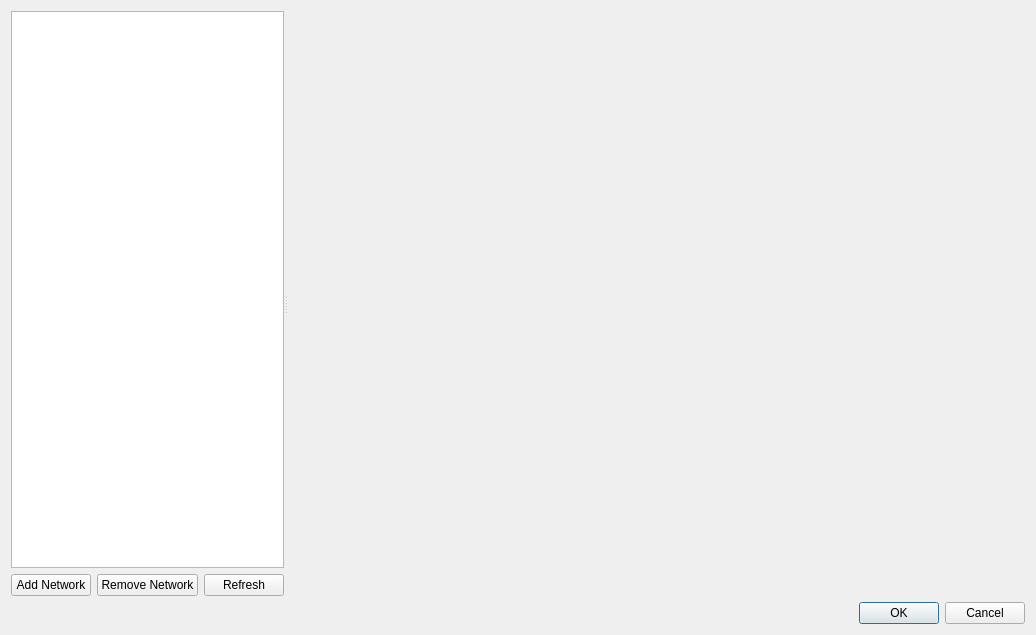
<?xml version="1.0" encoding="UTF-8"?>
<ui version="4.0">
 <class>SetupDialog</class>
 <widget class="QDialog" name="SetupDialog">
  <property name="geometry">
   <rect>
    <x>0</x>
    <y>0</y>
    <width>1036</width>
    <height>635</height>
   </rect>
  </property>
  <property name="windowTitle">
   <string>Measurement Setup</string>
  </property>
  <layout class="QVBoxLayout" name="verticalLayout">
   <item>
    <widget class="QWidget" name="widget" native="true">
     <layout class="QVBoxLayout" name="verticalLayout_5">
      <property name="leftMargin">
       <number>0</number>
      </property>
      <property name="topMargin">
       <number>0</number>
      </property>
      <property name="rightMargin">
       <number>0</number>
      </property>
      <property name="bottomMargin">
       <number>0</number>
      </property>
      <item>
       <widget class="QSplitter" name="splitter">
        <property name="orientation">
         <enum>Qt::Horizontal</enum>
        </property>
        <widget class="QWidget" name="widget_4" native="true">
         <layout class="QVBoxLayout" name="verticalLayout_2">
          <property name="leftMargin">
           <number>0</number>
          </property>
          <property name="topMargin">
           <number>0</number>
          </property>
          <property name="rightMargin">
           <number>0</number>
          </property>
          <property name="bottomMargin">
           <number>0</number>
          </property>
          <item>
           <widget class="QTreeView" name="treeView">
            <property name="sizePolicy">
             <sizepolicy hsizetype="Expanding" vsizetype="Expanding">
              <horstretch>2</horstretch>
              <verstretch>0</verstretch>
             </sizepolicy>
            </property>
            <property name="contextMenuPolicy">
             <enum>Qt::CustomContextMenu</enum>
            </property>
            <property name="selectionMode">
             <enum>QAbstractItemView::SingleSelection</enum>
            </property>
            <property name="uniformRowHeights">
             <bool>true</bool>
            </property>
            <attribute name="headerVisible">
             <bool>false</bool>
            </attribute>
           </widget>
          </item>
          <item>
           <widget class="QWidget" name="widget_5" native="true">
            <layout class="QHBoxLayout" name="horizontalLayout_3">
             <property name="leftMargin">
              <number>0</number>
             </property>
             <property name="topMargin">
              <number>0</number>
             </property>
             <property name="rightMargin">
              <number>0</number>
             </property>
             <property name="bottomMargin">
              <number>0</number>
             </property>
             <item>
              <widget class="QPushButton" name="btAddNetwork">
               <property name="text">
                <string>Add Network</string>
               </property>
              </widget>
             </item>
             <item>
              <widget class="QPushButton" name="btRemoveNetwork">
               <property name="text">
                <string>Remove Network</string>
               </property>
              </widget>
             </item>
             <item>
              <widget class="QPushButton" name="btRefreshNetworks">
               <property name="text">
                <string>Refresh</string>
               </property>
              </widget>
             </item>
            </layout>
           </widget>
          </item>
         </layout>
        </widget>
        <widget class="QStackedWidget" name="stackedWidget">
         <property name="sizePolicy">
          <sizepolicy hsizetype="Preferred" vsizetype="Preferred">
           <horstretch>3</horstretch>
           <verstretch>0</verstretch>
          </sizepolicy>
         </property>
         <property name="currentIndex">
          <number>0</number>
         </property>
         <widget class="QWidget" name="emptyPage"/>
         <widget class="QWidget" name="networkPage">
          <layout class="QFormLayout" name="formLayout">
           <item row="0" column="0">
            <widget class="QLabel" name="label">
             <property name="text">
              <string>Network name:</string>
             </property>
            </widget>
           </item>
           <item row="0" column="1">
            <widget class="QLineEdit" name="edNetworkName"/>
           </item>
          </layout>
         </widget>
         <widget class="QWidget" name="interfacesPage">
          <layout class="QVBoxLayout" name="verticalLayout_3">
           <property name="leftMargin">
            <number>0</number>
           </property>
           <property name="topMargin">
            <number>0</number>
           </property>
           <property name="rightMargin">
            <number>0</number>
           </property>
           <property name="bottomMargin">
            <number>0</number>
           </property>
           <item>
            <widget class="QLabel" name="label_2">
             <property name="text">
              <string>CAN interfaces assigned to this network:</string>
             </property>
            </widget>
           </item>
           <item>
            <widget class="QTreeView" name="interfacesTreeView"/>
           </item>
           <item>
            <widget class="QWidget" name="widget_2" native="true">
             <layout class="QHBoxLayout" name="horizontalLayout">
              <property name="leftMargin">
               <number>0</number>
              </property>
              <property name="topMargin">
               <number>0</number>
              </property>
              <property name="rightMargin">
               <number>0</number>
              </property>
              <property name="bottomMargin">
               <number>0</number>
              </property>
              <item>
               <widget class="QPushButton" name="btAddInterface">
                <property name="text">
                 <string>Add &amp;Interface...</string>
                </property>
               </widget>
              </item>
              <item>
               <widget class="QPushButton" name="btRemoveInterface">
                <property name="text">
                 <string>&amp;Remove Interface</string>
                </property>
               </widget>
              </item>
             </layout>
            </widget>
           </item>
          </layout>
         </widget>
         <widget class="QWidget" name="candbsPage">
          <layout class="QVBoxLayout" name="verticalLayout_4">
           <property name="leftMargin">
            <number>0</number>
           </property>
           <property name="topMargin">
            <number>0</number>
           </property>
           <property name="rightMargin">
            <number>0</number>
           </property>
           <property name="bottomMargin">
            <number>0</number>
           </property>
           <item>
            <widget class="QTreeView" name="candbsTreeView">
             <property name="alternatingRowColors">
              <bool>false</bool>
             </property>
             <property name="uniformRowHeights">
              <bool>false</bool>
             </property>
            </widget>
           </item>
           <item>
            <widget class="QWidget" name="widget_3" native="true">
             <layout class="QHBoxLayout" name="horizontalLayout_2">
              <property name="leftMargin">
               <number>0</number>
              </property>
              <property name="topMargin">
               <number>0</number>
              </property>
              <property name="rightMargin">
               <number>0</number>
              </property>
              <property name="bottomMargin">
               <number>0</number>
              </property>
              <item>
               <widget class="QPushButton" name="btAddDatabase">
                <property name="text">
                 <string>Add &amp;Database...</string>
                </property>
               </widget>
              </item>
              <item>
               <widget class="QPushButton" name="btRemoveDatabase">
                <property name="text">
                 <string>&amp;Remove Database</string>
                </property>
               </widget>
              </item>
              <item>
               <widget class="QPushButton" name="btReloadDatabases">
                <property name="text">
                 <string>Reload Databases</string>
                </property>
               </widget>
              </item>
             </layout>
            </widget>
           </item>
          </layout>
         </widget>
        </widget>
       </widget>
      </item>
     </layout>
    </widget>
   </item>
   <item>
    <widget class="QDialogButtonBox" name="buttonBox">
     <property name="orientation">
      <enum>Qt::Horizontal</enum>
     </property>
     <property name="standardButtons">
      <set>QDialogButtonBox::Cancel|QDialogButtonBox::Ok</set>
     </property>
    </widget>
   </item>
  </layout>
 </widget>
 <resources/>
 <connections>
  <connection>
   <sender>buttonBox</sender>
   <signal>accepted()</signal>
   <receiver>SetupDialog</receiver>
   <slot>accept()</slot>
   <hints>
    <hint type="sourcelabel">
     <x>266</x>
     <y>825</y>
    </hint>
    <hint type="destinationlabel">
     <x>157</x>
     <y>274</y>
    </hint>
   </hints>
  </connection>
  <connection>
   <sender>buttonBox</sender>
   <signal>rejected()</signal>
   <receiver>SetupDialog</receiver>
   <slot>reject()</slot>
   <hints>
    <hint type="sourcelabel">
     <x>334</x>
     <y>825</y>
    </hint>
    <hint type="destinationlabel">
     <x>286</x>
     <y>274</y>
    </hint>
   </hints>
  </connection>
 </connections>
</ui>
